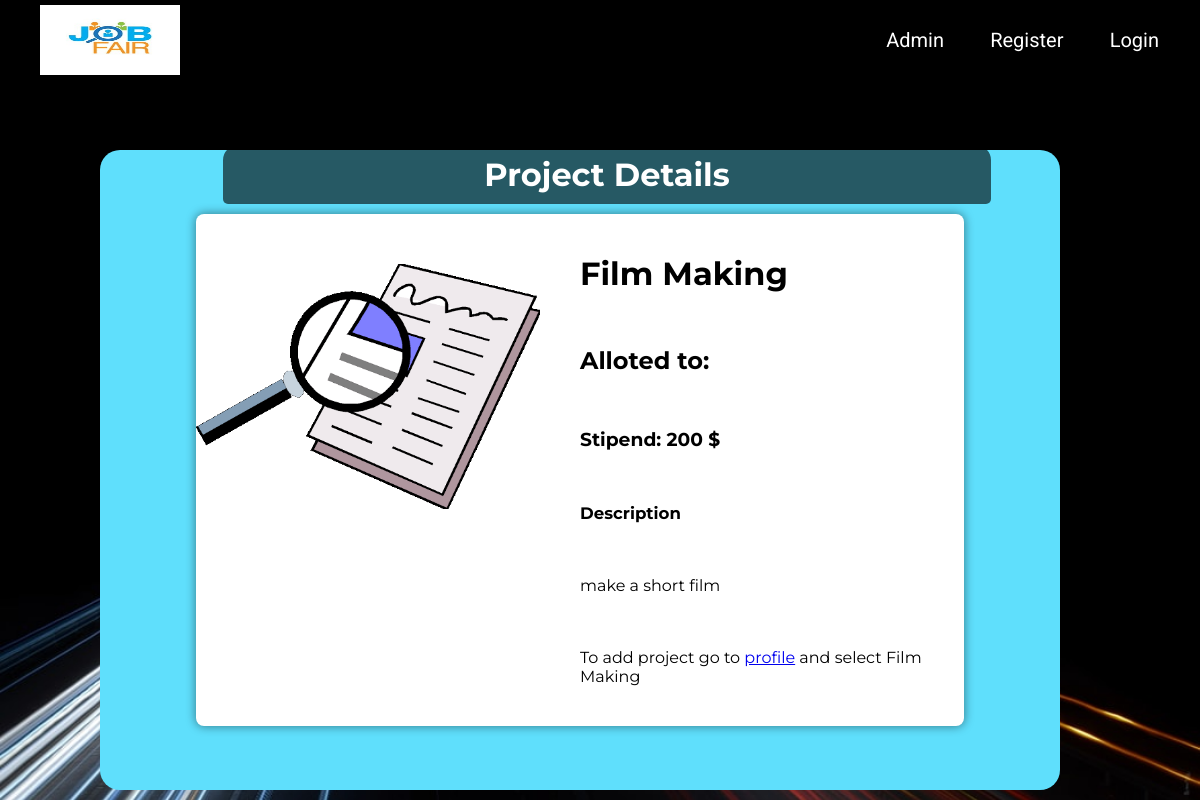
Before: /jobfair_app/project_list/4/ with the older database file.
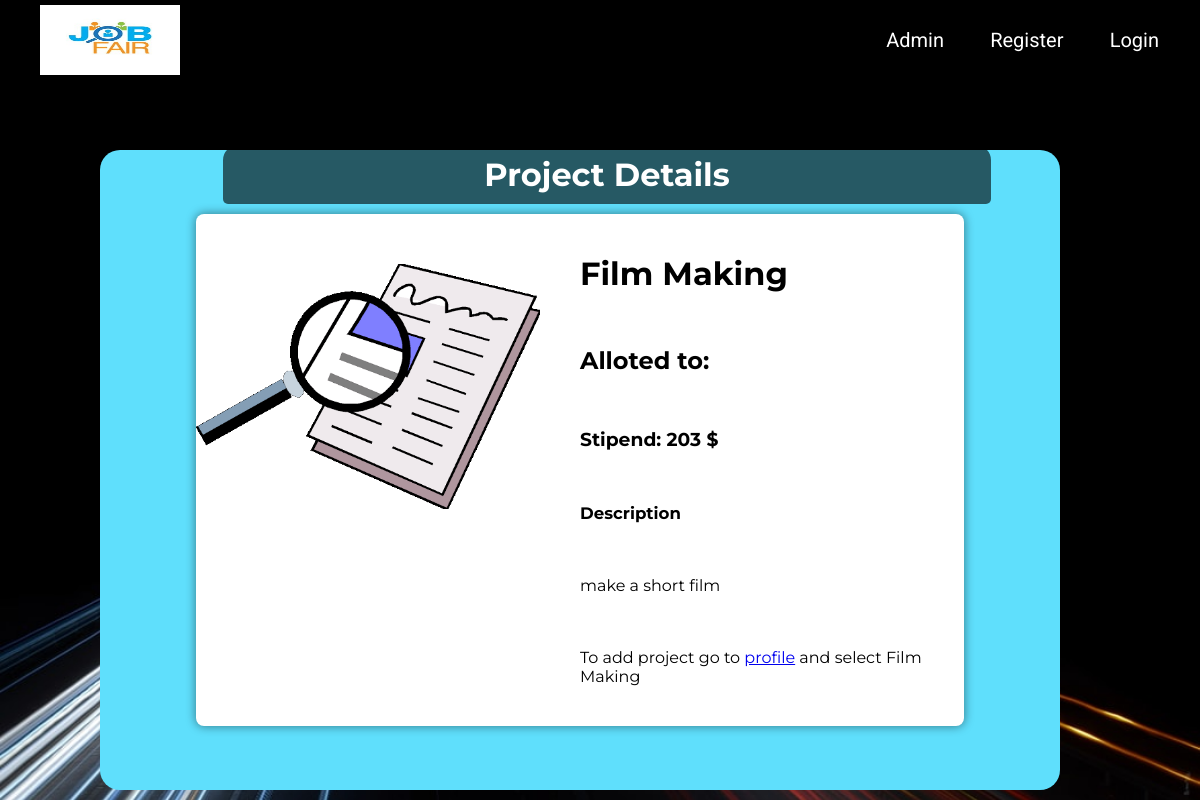
After: the same page with the newer database file.
### jobfair_app/models.py (models this page shows, shortened)
class Project(models.Model):
    name = models.CharField(max_length = 256)
    description = models.TextField(
        default = ' ',
        max_length=500,
    )
    stipend = models.IntegerField(
        default = 0,
     )
    upvote = models.IntegerField(
        default = 0,
    )
    downvote = models.IntegerField(
        default = 0,
    )
    skills = models.TextField(
    default = '',
    max_length = 500
    )

### jobfair_app/views.py (the view)
# urls.py: path('project_list/<pk>/',views.ProjectDetailView.as_view(), name = 'project_detail'),
class ProjectDetailView(DetailView):
    model = models.Project
    template_name = 'project_detail.html'
    context_object_name = 'project_detail'

### jobfair_app/templates/project_detail.html (shortened to what this page needs)
<!DOCTYPE html>
<html>
  <head>
    <link rel="stylesheet" href="https://cdnjs.cloudflare.com/ajax/libs/font-awesome/5.15.3/css/all.min.css">
    {% load static %}
    <link rel="stylesheet" href="{% static 'project_detail.css' %}">
  </head>
  <body>
    <div class="wrapper">
      <nav class="navbar">
        <a href="{% url 'jobfair_app:index' %}">
          <img class="logo" src="{% static 'jb.jpg' %}">
        </a>
        <ul>
          <li><a href="{% url 'admin:index' %}">Admin</a></li>
          {% if user.is_authenticated %}
          <li><a href="{% url 'jobfair_app:dashboard' %}"> Dashboard </a></li>
          {% if user.userprofileinfo.role == 'employer' %}
            <li><a class="active" href="{% url 'jobfair_app:project_create' %}">Create Project</a></li>
          {% endif %}
          <li> <a href="{% url 'jobfair_app:logout' %}">{{user.username}} Logout</a> </li>
          {% else %}
          <li><a href="{% url 'jobfair_app:register' %}">Register</a></li>
          <li> <a href="{% url 'jobfair_app:user_login' %}">Login</a> </li>
          {% endif %}
        </ul>
      </nav>
      <div class="regform">
        <h1>Project Details</h1>
      </div>
    </div>
      <div class="container">
        <div class="card">
          <div class="images">
          </div>
          <div class="infos">
            <h1>{{project_detail.name}}</h1>
            <div class="name">
              <h2>Alloted to:</h2>
            </div>
            <div class="price">
              <h3>Stipend:     {{project_detail.stipend}} $</h3>
            </div>
            <div class="more-infos">
              <h5>Description</h5>
            </div>
            <div class="info-content">
              <p>{{project_detail.description}}</p>
            </div>
            <p>To add project go to <a href="{% url 'jobfair_app:profile' %}">profile</a> and select {{project_detail.name}}</p>
          </div>
        </div>
    </div>
  </body>
</html>

Changed rows visible on the page:
changed Project "Film Making": stipend "200" → "203"
